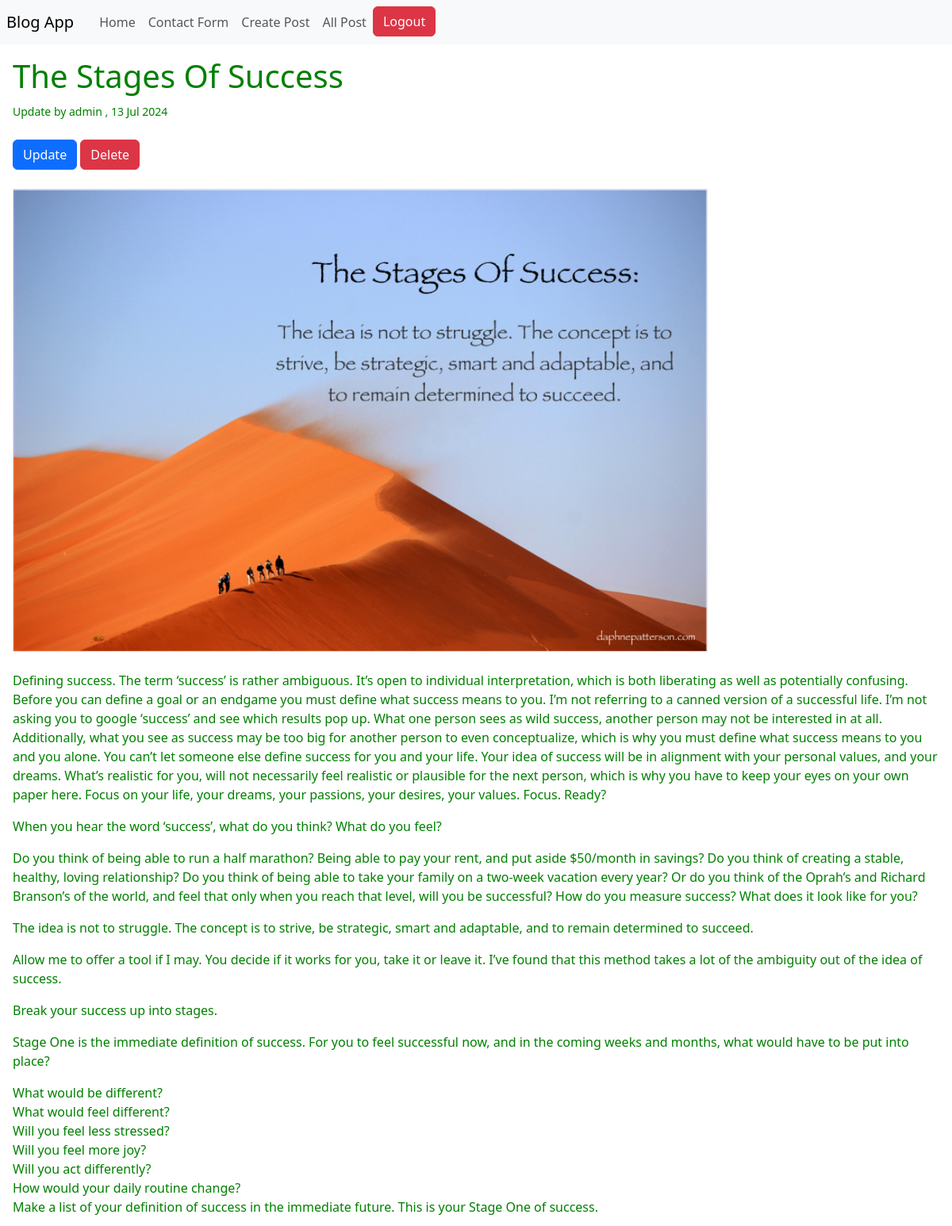
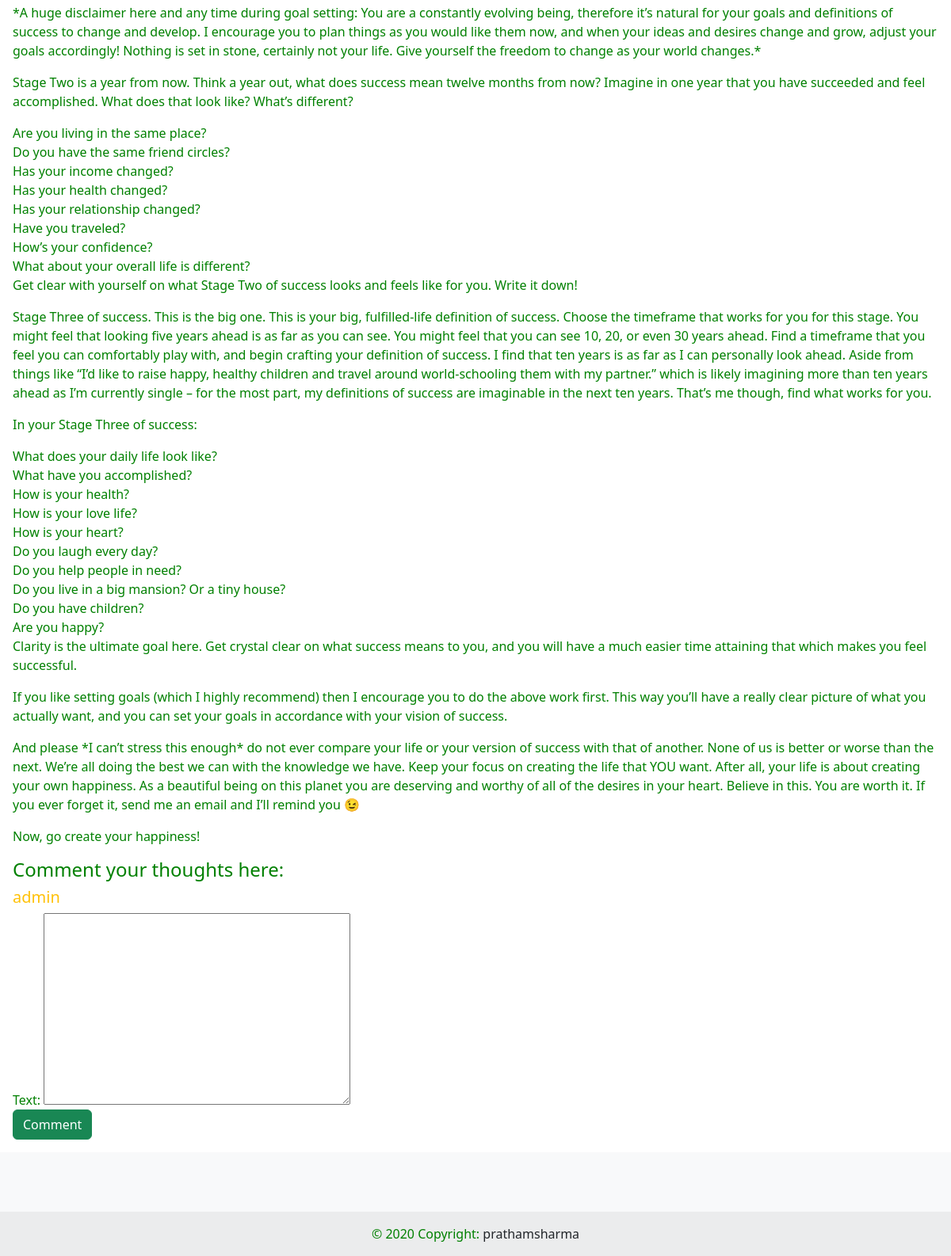
The page /posts/the-stages-of-success (signed in) on the database its author committed (2 pictures, top to bottom).
### myblog/models.py (models this page shows, shortened)
class Post(models.Model):
    Title = models.CharField(max_length=50)
    Token = models.CharField(max_length=100)
    Slug = models.SlugField(unique=True)
    Content=models.TextField(validators=[MinLengthValidator(10)])
    Image = models.ImageField(upload_to="Imgs",null=True)
    Author = models.ForeignKey(User,on_delete=models.CASCADE)
    Date = models.DateField(auto_now=True)

### myblog/views.py (the view, shortened to what this page needs)
# urls.py: path('posts/<slug:slug>',postdetail.as_view(),name="postdetails"),
class postdetail(LoginRequiredMixin,DetailView):
    data={}
    def get(self,request,slug):
        mypost = Post.objects.get(Slug=slug)
        data={
            'post':mypost,
            'comments':CommentForm(),
            'allcomments':Comments.objects.filter(post=mypost).order_by('-id')
        }
        return render(request,'postdetail.html',data)

### myblog/forms.py
class CommentForm(forms.ModelForm):
    class Meta:
        model = Comments
        exclude=['post','user']

### templates/postdetail.html (shortened to what this page needs)
{% extends "base.html" %}
{% block content %}
<main class="h-100 p-3">
    <h1>{{post.Title | capfirst}}</h1>
    <p>
        <small>
            Update by {{post.Author}} , {{post.Date | date:'d M Y'}}
        </small>
    </p>
    {% if user.is_authenticated %}
   {% if user.id == post.Author.id %}
   <div class="my-4">
    <button class="btn btn-primary"><a href="{% url "updatepost" post.Slug %}" class="text-white">Update</a></button>
    <button class="btn btn-danger"><a href="{% url "deletepost" post.Slug %}" class="text-white">Delete<a/></button>
   </div>
   {% endif %}
   {% endif %}
    <img src="{{post.Image.url}}" class="w-75 border " alt="{{post.Title}}">
   <p class="mt-4">
    {{post.Content | capfirst| linebreaks}}
   </p>
   <div>
    <h4>Comment your thoughts here:</h4>
   </div>
   <form action="{% url "postdetails" post.Slug %}" method="post">
    <h5 class="text-warning">{{request.user}}</h5>
    {{comments}}
    <button type="submit" class="btn btn-success">Comment</button>
   </form>
</main>
{% endblock content %}

### static/css/base.css (style rules this page uses)
* { margin: 0; padding: 0; box-sizing: border-box; color: green; }
a { text-decoration: none !important; }

### rows shown on the page
Post: Title "The Stages Of Success", Author "admin", Date "13 Jul 2024", Image (picture), Content "Defining success. The term ‘success’ is rather ambiguous. It’s open to individual interpretation, which is both liberating as well as potentially confusing. Before you can define a goal or an endgame you must define what success means to you. I’m not referring to a canned version of a successful life. I’m not asking you to google ‘success’ and see which results pop up. What one person sees as wild success, another person may not be interested in at all. Additionally, what you see as success may be too big for another person to even conceptualize, which is why you must define what success means to you and you alone. You can’t let someone else define success for you and your life. Your idea…"

### other values the page prints
{{ request.user }} "admin"
